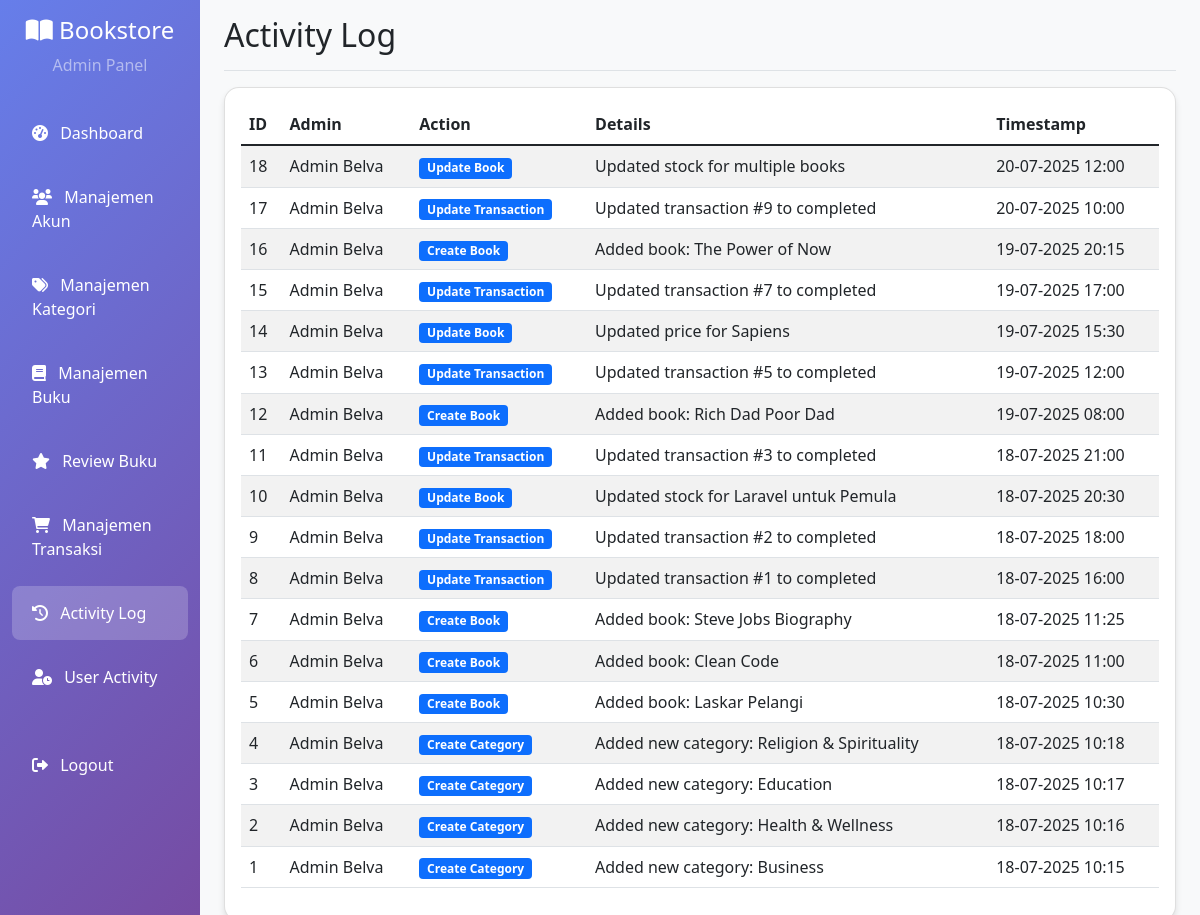
The page /admin/activity_logs.php (signed in) on the database its author committed.
### tables this page shows
CREATE TABLE `activity_logs` (
  `id` int(11) NOT NULL,
  `admin_id` int(11) NOT NULL,
  `action` varchar(100) NOT NULL,
  `details` text DEFAULT NULL,
  `created_at` timestamp NOT NULL DEFAULT current_timestamp()
);

CREATE TABLE `users` (
  `id` int(11) NOT NULL,
  `name` varchar(100) NOT NULL,
  `email` varchar(100) NOT NULL,
  `password` varchar(255) NOT NULL,
  `role` varchar(20) DEFAULT 'user',
  `created_at` timestamp NOT NULL DEFAULT current_timestamp()
);

### src/config/database.php (called while the page is built, shortened)
<?php
function formatDate($date) {
    return date('d-m-Y H:i', strtotime($date));
}
?>

### src/admin/activity_logs.php (the view, shortened to what this page needs)
<?php
require_once '../config/database.php';
$pdo = getConnection();
$stmt = $pdo->query("SELECT al.*, u.name as admin_name FROM activity_logs al
                     JOIN users u ON al.admin_id = u.id
                     ORDER BY al.created_at DESC");
$logs = $stmt->fetchAll(PDO::FETCH_ASSOC);
?>
<!DOCTYPE html>
<html lang="en">
<head>
    <link href="https://cdn.jsdelivr.net/npm/bootstrap@5.1.3/dist/css/bootstrap.min.css" rel="stylesheet">
    <link href="https://cdnjs.cloudflare.com/ajax/libs/font-awesome/6.0.0/css/all.min.css" rel="stylesheet">
</head>
<body class="bg-light">
    <div class="container-fluid">
        <div class="row">
            <?php include 'sidebar.php'; ?>
            <main class="col-md-9 ms-sm-auto col-lg-10 px-md-4">
                <div class="d-flex justify-content-between flex-wrap flex-md-nowrap align-items-center pt-3 pb-2 mb-3 border-bottom">
                    <h1 class="h2">Activity Log</h1>
                </div>
                <div class="card">
                    <div class="card-body">
                        <table class="table table-striped table-hover">
                            <thead>
                                <tr>
                                    <th>ID</th>
                                    <th>Admin</th>
                                    <th>Action</th>
                                    <th>Details</th>
                                    <th>Timestamp</th>
                                </tr>
                            </thead>
                            <tbody>
                                <?php foreach ($logs as $log): ?>
                                    <tr>
                                        <td><?= $log['id'] ?></td>
                                        <td><?= htmlspecialchars($log['admin_name']) ?></td>
                                        <td>
                                            <span class="badge bg-primary"><?= htmlspecialchars($log['action']) ?></span>
                                        </td>
                                        <td>
                                            <?php if (strlen($log['details']) > 50): ?>
                                                <span title="<?= htmlspecialchars($log['details']) ?>">
                                                    <?= htmlspecialchars(substr($log['details'], 0, 50)) ?>...
                                                </span>
                                            <?php else: ?>
                                                <?= htmlspecialchars($log['details']) ?>
                                            <?php endif; ?>
                                        </td>
                                        <td><?= formatDate($log['created_at']) ?></td>
                                    </tr>
                                <?php endforeach; ?>
                            </tbody>
                        </table>
                    </div>
                </div>
            </main>
        </div>
    </div>
</body>
</html>

### src/admin/sidebar.php (style rules this page uses)
.card { border-radius: 15px; box-shadow: 0 4px 6px rgba(0,0,0,0.1); transition: transform 0.3s ease; }

### rows shown on the page
activity_logs: id "18", admin.name "Admin Belva", action "Update Book", details "Updated stock for multiple books", created_at "20-07-2025 12:00"
activity_logs: id "17", admin.name "Admin Belva", action "Update Transaction", details "Updated transaction #9 to completed", created_at "20-07-2025 10:00"
activity_logs: id "16", admin.name "Admin Belva", action "Create Book", details "Added book: The Power of Now", created_at "19-07-2025 20:15"
activity_logs: id "15", admin.name "Admin Belva", action "Update Transaction", details "Updated transaction #7 to completed", created_at "19-07-2025 17:00"
activity_logs: id "14", admin.name "Admin Belva", action "Update Book", details "Updated price for Sapiens", created_at "19-07-2025 15:30"
activity_logs: id "13", admin.name "Admin Belva", action "Update Transaction", details "Updated transaction #5 to completed", created_at "19-07-2025 12:00"
activity_logs: id "12", admin.name "Admin Belva", action "Create Book", details "Added book: Rich Dad Poor Dad", created_at "19-07-2025 08:00"
activity_logs: id "11", admin.name "Admin Belva", action "Update Transaction", details "Updated transaction #3 to completed", created_at "18-07-2025 21:00"
activity_logs: id "10", admin.name "Admin Belva", action "Update Book", details "Updated stock for Laravel untuk Pemula", created_at "18-07-2025 20:30"
activity_logs: id "9", admin.name "Admin Belva", action "Update Transaction", details "Updated transaction #2 to completed", created_at "18-07-2025 18:00"
activity_logs: id "8", admin.name "Admin Belva", action "Update Transaction", details "Updated transaction #1 to completed", created_at "18-07-2025 16:00"
activity_logs: id "7", admin.name "Admin Belva", action "Create Book", details "Added book: Steve Jobs Biography", created_at "18-07-2025 11:25"
activity_logs: id "6", admin.name "Admin Belva", action "Create Book", details "Added book: Clean Code", created_at "18-07-2025 11:00"
activity_logs: id "5", admin.name "Admin Belva", action "Create Book", details "Added book: Laskar Pelangi", created_at "18-07-2025 10:30"
activity_logs: id "4", admin.name "Admin Belva", action "Create Category", details "Added new category: Religion & Spirituality", created_at "18-07-2025 10:18"
activity_logs: id "3", admin.name "Admin Belva", action "Create Category", details "Added new category: Education", created_at "18-07-2025 10:17"
activity_logs: id "2", admin.name "Admin Belva", action "Create Category", details "Added new category: Health & Wellness", created_at "18-07-2025 10:16"
activity_logs: id "1", admin.name "Admin Belva", action "Create Category", details "Added new category: Business", created_at "18-07-2025 10:15"
